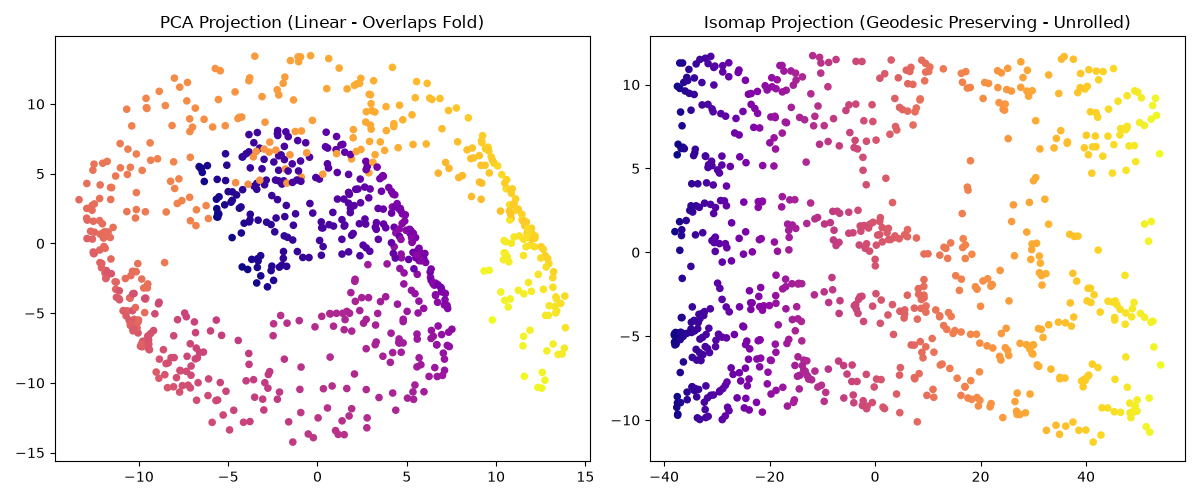

Reproduce this figure in Python.
"""
Day 65: Independent Component Analysis (ICA) & Isomap
Topic: Blind Source Separation (FastICA), Non-Linear Manifold Learning (Isomap)
Description:
    This exercise demonstrates advanced feature decomposition and manifold unrolling:
    - FastICA for unmixing linearly combined independent signals (Cocktail Party Problem)
    - Isomap (Isometric Feature Mapping) preserving geodesic distances on non-linear manifolds
"""

import numpy as np
import matplotlib.pyplot as plt
from sklearn.decomposition import FastICA, PCA
from sklearn.manifold import Isomap
from sklearn.datasets import make_swiss_roll

plt.switch_backend('Agg')

def main():
    print("=" * 70)
    print("DAY 65: ICA (Signal Unmixing) & Isomap Manifold Learning")
    print("=" * 70)

    # -------------------------------------------------------------
    # PART 1: FastICA (Independent Component Analysis)
    # -------------------------------------------------------------
    print("\n>>> PART 1: FastICA - Blind Source Signal Separation")
    n_samples = 1000
    time = np.linspace(0, 8, n_samples)

    # Generate 3 independent signals
    s1 = np.sin(2 * time)                           # Signal 1: Sine wave
    s2 = np.sign(np.sin(3 * time))                  # Signal 2: Square wave
    np.random.seed(42)
    s3 = np.random.normal(size=n_samples)            # Signal 3: Gaussian noise

    S = np.c_[s1, s2, s3]  # Real independent sources shape (1000, 3)

    # Mixing matrix A
    A = np.array([[1, 1, 1], [0.5, 2, 1.0], [1.5, 1, 2.0]])
    X_mixed = np.dot(S, A.T)  # Mixed signals

    # Apply FastICA
    ica = FastICA(n_components=3, random_state=42)
    S_recovered = ica.fit_transform(X_mixed)

    print(f"Recovered {S_recovered.shape[1]} independent components from 3 mixed signal observations.")

    # -------------------------------------------------------------
    # PART 2: Isomap (Isometric Feature Mapping on Swiss Roll)
    # -------------------------------------------------------------
    print("\n" + "=" * 50)
    print(">>> PART 2: Isomap Manifold Learning on 3D Swiss Roll")

    X_roll, color = make_swiss_roll(n_samples=800, noise=0.05, random_state=42)

    # PCA vs Isomap projection comparison
    pca = PCA(n_components=2, random_state=42)
    X_pca = pca.fit_transform(X_roll)

    isomap = Isomap(n_neighbors=10, n_components=2)
    X_isomap = isomap.fit_transform(X_roll)

    print(f"Swiss Roll unrolled from 3D {X_roll.shape} to 2D using Isomap.")

    # Plot comparisons
    fig, axes = plt.subplots(1, 2, figsize=(12, 5))

    axes[0].scatter(X_pca[:, 0], X_pca[:, 1], c=color, cmap='plasma', s=20)
    axes[0].set_title('PCA Projection (Linear - Overlaps Fold)')

    axes[1].scatter(X_isomap[:, 0], X_isomap[:, 1], c=color, cmap='plasma', s=20)
    axes[1].set_title('Isomap Projection (Geodesic Preserving - Unrolled)')

    plt.tight_layout()
    output_png = "ml-exercise/week-10/day65_ica_isomap.png"
    plt.savefig(output_png)
    plt.close()
    print(f"Isomap manifold comparison plot saved to '{output_png}'.")

if __name__ == '__main__':
    main()
